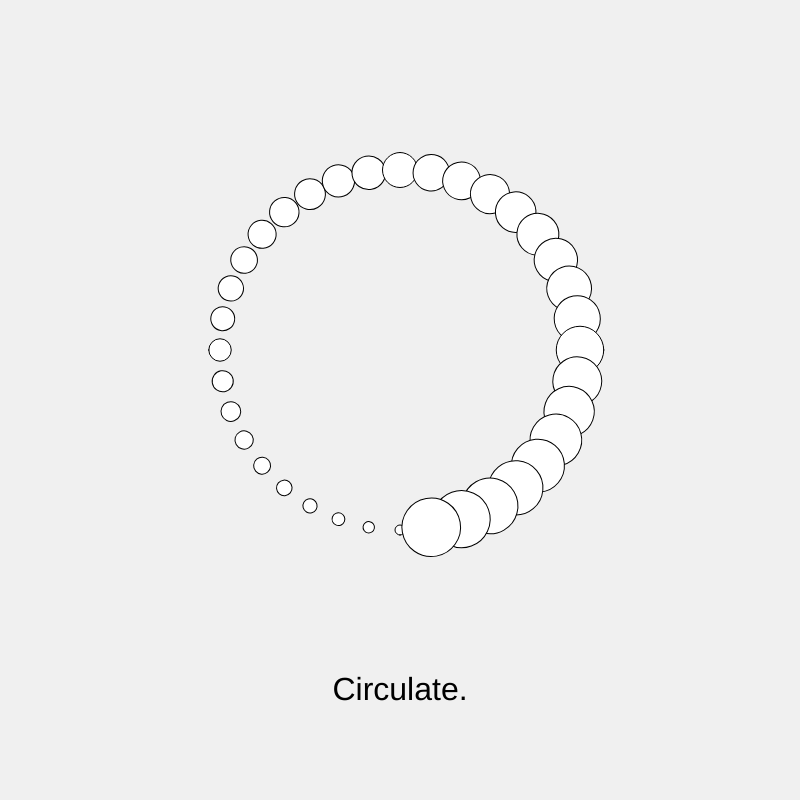
Frame 1 (no input)
Frame 2 (the mouse pressed at the canvas centre, redrawn once): identical to frame 1, image omitted

The p5.js sketch that drew this single still picture (run headless with seeded random() and noise() and a simulated clock; the mouse was pressed at the canvas centre and the sketch redrawn once):

// p5.js sketch
// ── sketch.js
let r, g, b;
let thickness;
let shapeSize;
let radialDistance;

function setup() {
  createCanvas(800, 800);
  angleMode(DEGREES);
  r = 255;
  g = 255;
  b = 255;
  thickness = 1;
  shapeSize = 25;
  radialDistance = 180;
}

function draw() {
  background(240);

  for (let angle = 0; angle < 360; angle += 10) {

    // r = map(angle, 0, 360, 0, 255);
    // g = map(angle, 0, 360, 255, 0);
    // b = map(angle, 0, 360, 100, 200);

    // thickness = map(angle, 0, 360, 1, 10);

    // radialDistance = map(angle, 0, 360, 0, 200);

    shapeSize = map(angle, 0, 360, 10, 60);
    // shapeSize = random(10, 60);

    push();
    translate(width / 2, height / 2 - 50);
    rotate(angle + 90);
    fill(r, g, b);
    stroke(0);
    strokeWeight(thickness);
    ellipse(radialDistance, 0, shapeSize, shapeSize);
    pop();
  }

  fill(0);
  noStroke();
  textSize(32);
  textAlign(CENTER);
  text("Circulate.", width / 2, 700);

  noLoop();
}
